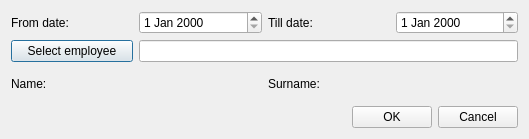
<?xml version="1.0" encoding="UTF-8"?>
<ui version="4.0">
 <class>GenerateExpMnhReport</class>
 <widget class="QDialog" name="GenerateExpMnhReport">
  <property name="geometry">
   <rect>
    <x>0</x>
    <y>0</y>
    <width>529</width>
    <height>139</height>
   </rect>
  </property>
  <property name="maximumSize">
   <size>
    <width>16777215</width>
    <height>16777212</height>
   </size>
  </property>
  <property name="windowTitle">
   <string>Generate expeditor monthly report</string>
  </property>
  <property name="locale">
   <locale language="English" country="UnitedStates"/>
  </property>
  <property name="modal">
   <bool>false</bool>
  </property>
  <layout class="QGridLayout" name="gridLayout">
   <property name="leftMargin">
    <number>11</number>
   </property>
   <property name="topMargin">
    <number>11</number>
   </property>
   <property name="rightMargin">
    <number>11</number>
   </property>
   <property name="bottomMargin">
    <number>11</number>
   </property>
   <item row="1" column="1">
    <widget class="QPushButton" name="empBtn">
     <property name="text">
      <string>Select employee</string>
     </property>
    </widget>
   </item>
   <item row="0" column="2">
    <widget class="QDateEdit" name="fromDateEdit"/>
   </item>
   <item row="0" column="1">
    <widget class="QLabel" name="fromLb">
     <property name="text">
      <string>From date:</string>
     </property>
    </widget>
   </item>
   <item row="0" column="4">
    <widget class="QDateEdit" name="tillDateEdit"/>
   </item>
   <item row="3" column="1" colspan="4">
    <layout class="QHBoxLayout" name="horizontalLayout">
     <item>
      <spacer name="horizontalSpacer">
       <property name="orientation">
        <enum>Qt::Horizontal</enum>
       </property>
       <property name="sizeHint" stdset="0">
        <size>
         <width>40</width>
         <height>20</height>
        </size>
       </property>
      </spacer>
     </item>
     <item>
      <widget class="QPushButton" name="okBtn">
       <property name="text">
        <string>OK</string>
       </property>
      </widget>
     </item>
     <item>
      <widget class="QPushButton" name="cancelBtn">
       <property name="text">
        <string>Cancel</string>
       </property>
      </widget>
     </item>
    </layout>
   </item>
   <item row="0" column="3">
    <widget class="QLabel" name="label_2">
     <property name="text">
      <string>Till date:</string>
     </property>
    </widget>
   </item>
   <item row="2" column="1">
    <widget class="QLabel" name="nameLb">
     <property name="text">
      <string>Name:</string>
     </property>
    </widget>
   </item>
   <item row="1" column="2" colspan="3">
    <widget class="QLineEdit" name="empEdit"/>
   </item>
   <item row="2" column="3">
    <widget class="QLabel" name="surnameLb">
     <property name="text">
      <string>Surname:</string>
     </property>
    </widget>
   </item>
   <item row="2" column="2">
    <widget class="QLabel" name="namePh">
     <property name="text">
      <string/>
     </property>
    </widget>
   </item>
   <item row="2" column="4">
    <widget class="QLabel" name="surnamePh">
     <property name="text">
      <string/>
     </property>
    </widget>
   </item>
  </layout>
 </widget>
 <tabstops>
  <tabstop>fromDateEdit</tabstop>
  <tabstop>tillDateEdit</tabstop>
  <tabstop>okBtn</tabstop>
  <tabstop>cancelBtn</tabstop>
 </tabstops>
 <resources/>
 <connections/>
</ui>
